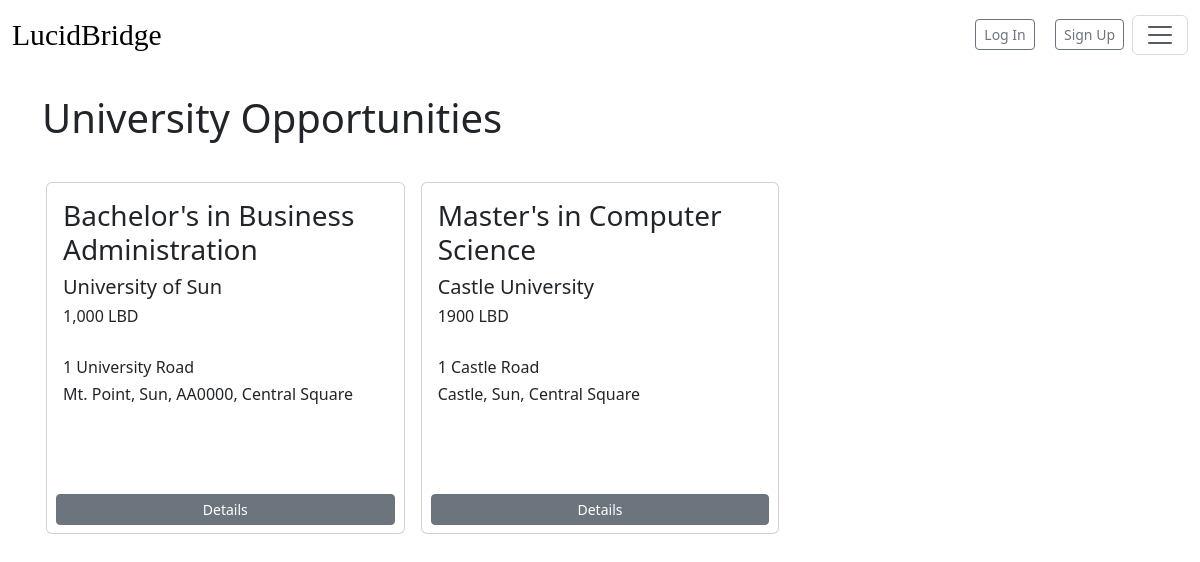
The page /university/university-offers on the database its author committed.
### university/models.py (models this page shows)
class Program(models.Model):
    created_at = models.DateTimeField(auto_now_add=True, blank=True)
    University = models.CharField(max_length=100)
    Program = models.CharField(max_length=100)
    location_local = models.CharField(max_length=100)
    location_broad = models.CharField(max_length=100)
    tuition = models.CharField(max_length=100)
    Bachelor = models.BooleanField(blank=True)
    Associate = models.BooleanField(blank=True)
    Masters = models.BooleanField(blank=True)
    PhD = models.BooleanField(blank=True)
    Enrollment_Start = models.CharField(max_length=100)
    Enrollment_End = models.CharField(max_length=100)
    Description = models.TextField(max_length=1000)
    Max_Capacity = models.CharField(max_length=100)
    Max_Applications = models.CharField(max_length=100)
    def get_absolute_url(self):
        return reverse('uni-detail', args=[self.pk])

### university/views.py (the view)
# urls.py: path('university-offers', views.uni_listing, name='uni-offers')
def uni_listing(request):
    offerings = Program.objects.all()
    return render(request, 'uni-listings.html', {'offerings':offerings})

### university/templates/uni-listings.html
{% extends "base.html" %}
{% block content %}
<br>
  <h1>University Opportunities</h1>
  <br>
    <div class="row row-cols-1 row-cols-sm-1 row-cols-md-3 g-2">
        {% for offering in offerings %}
        <div class="col-sm-4 p-2">
          <div class="card" style="max-width: 26em; height: 22em;">
            <div class="card-body">
              <h3>{{offering.Program}} </h3>
              <h5>{{ offering.University }} </h5>
              <h6 class="card-title">{{ offering.tuition }} LBD <br></h6>
    <br>
              <h6>{{offering.location_local}}</h6>
              <h6>{{offering.location_broad}}</h6>
          </div>
              <div style="text-align:center;">
                <a href="{{ offering.get_absolute_url }}" class="btn btn-sm btn-secondary mt-2 mb-2 d-block mx-auto" style="width: 95%;">Details</a>
              </div>
            </div>
          </div>
          {% endfor %}
    </div>
{% endblock %}

### rows shown on the page
Program: Program "Bachelor's in Business Administration", University "University of Sun", tuition "1,000", location_local "1 University Road", location_broad "Mt. Point, Sun, AA0000, Central Square"
Program: Program "Master's in Computer Science", University "Castle University", tuition "1900", location_local "1 Castle Road", location_broad "Castle, Sun, Central Square"
